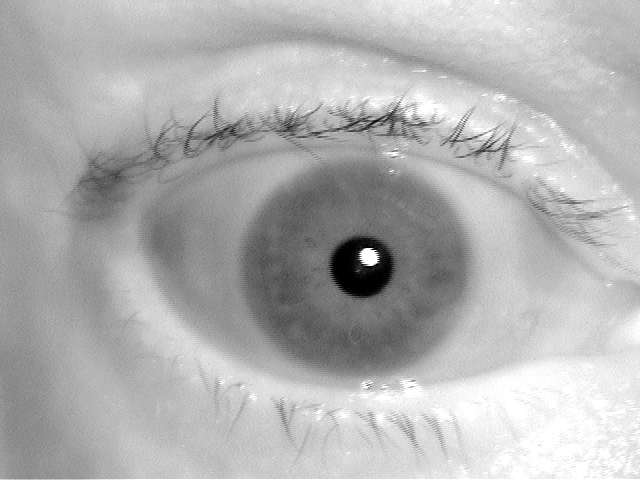
#> input picture test/test_iris1.tiff, 640 x 480 px
$ python iris_code_test_runner.py
#> lines starting #> are read from the running program, lines starting #| are printed output that depends on the picture
### create_iris_codes.py
import cv2
import numpy as np
from matplotlib import pyplot as plt

def create_iris_codes(template_hash, test_mode=False):
    img = cv2.imread(template_hash['image'], cv2.IMREAD_GRAYSCALE)
    rimg = resize_image(img)
    edge_image = canny_edge(rimg)
    circles = hough_transform(edge_image)
    cropped_iris = crop_iris(rimg, circles['iris'])
    iris_map = map_to_rectangle(cropped_iris, circles['iris'])
    thresh = threshold(iris_map)
    template_hash['iris_code'] = thresh

    if test_mode:
        test_display(img, rimg, edge_image, circles, cropped_iris, iris_map, thresh)

    return template_hash

def resize_image(image):
    resized_image = image[120:400, 160:520]
    return resized_image

# [37 lines left out: functions canny_edge, hough_transform, crop_iris, map_to_rectangle, not called in this run]

def threshold(image):
    im_bw = cv2.adaptiveThreshold(image, 255, cv2.ADAPTIVE_THRESH_MEAN_C, cv2.THRESH_BINARY, 11, 2)
    return im_bw

# [31 lines left out: function test_display, not called in this run]

### iris_code_test_runner.py
import numpy as np
import cv2
import create_iris_codes as cic

img1 = cv2.imread('test/test_iris1.tiff', cv2.IMREAD_GRAYSCALE)
#> img1 is the input picture: shape (480, 640); min 0, max 255, mean 177.3
img2 = cv2.imread('test/test_iris2.tiff', cv2.IMREAD_GRAYSCALE)
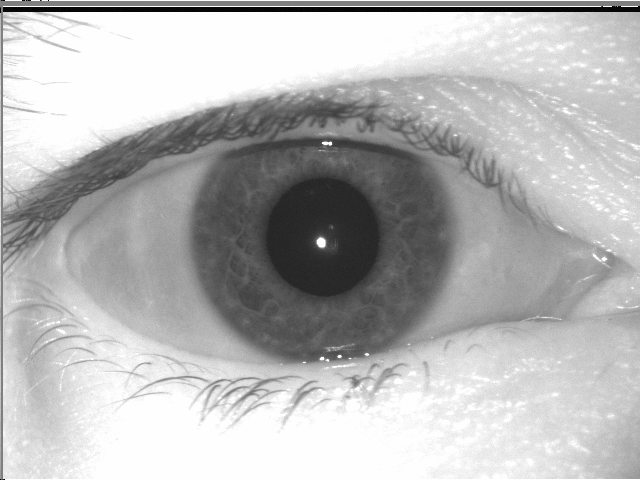
#> input picture test/test_iris2.tiff, 640 x 480 px
#> img2 is the input picture: shape (480, 640); min 0, max 254, mean 182.2
img3 = cv2.imread('test/test_iris3.tiff', cv2.IMREAD_GRAYSCALE)
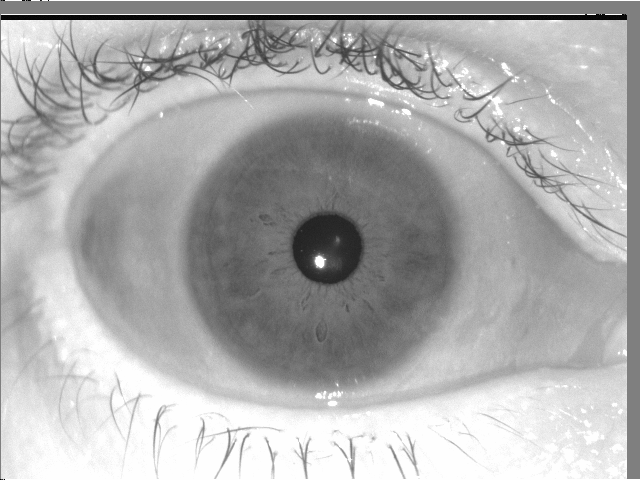
#> input picture test/test_iris3.tiff, 640 x 480 px
#> img3 is the input picture: shape (480, 640); min 0, max 254, mean 173.4

template1 = { 'id':1111, 'image':img1, 'iris_code':'' }
template2 = { 'id':2222, 'image':img2, 'iris_code':'' }
template3 = { 'id':3333, 'image':img3, 'iris_code':'' }

result = cic.create_iris_codes(template3, False)
#> (the run stopped early here; a loop or call above may not have finished)
